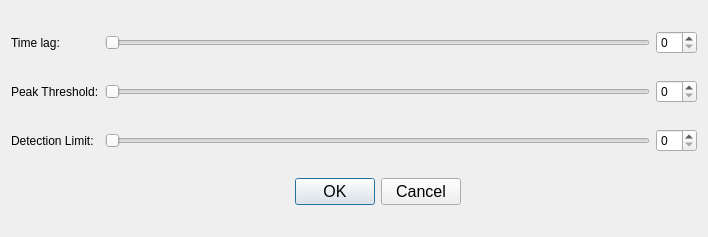
<?xml version="1.0" encoding="UTF-8"?>
<ui version="4.0">
 <class>advanceddialog</class>
 <widget class="QDialog" name="advanceddialog">
  <property name="geometry">
   <rect>
    <x>0</x>
    <y>0</y>
    <width>708</width>
    <height>237</height>
   </rect>
  </property>
  <property name="windowTitle">
   <string>Dialog</string>
  </property>
  <layout class="QGridLayout" name="gridLayout">
   <item row="2" column="0">
    <widget class="QLabel" name="label">
     <property name="text">
      <string>Time lag:</string>
     </property>
    </widget>
   </item>
   <item row="6" column="0">
    <widget class="QLabel" name="label_3">
     <property name="text">
      <string>Detection Limit:</string>
     </property>
    </widget>
   </item>
   <item row="8" column="1">
    <widget class="QDialogButtonBox" name="buttonBox">
     <property name="font">
      <font>
       <pointsize>12</pointsize>
      </font>
     </property>
     <property name="autoFillBackground">
      <bool>true</bool>
     </property>
     <property name="orientation">
      <enum>Qt::Horizontal</enum>
     </property>
     <property name="standardButtons">
      <set>QDialogButtonBox::Cancel|QDialogButtonBox::Ok</set>
     </property>
     <property name="centerButtons">
      <bool>true</bool>
     </property>
    </widget>
   </item>
   <item row="4" column="3">
    <widget class="QSpinBox" name="spinBox_2"/>
   </item>
   <item row="2" column="3">
    <widget class="QSpinBox" name="spinBox"/>
   </item>
   <item row="6" column="3">
    <widget class="QSpinBox" name="spinBox_3"/>
   </item>
   <item row="4" column="0">
    <widget class="QLabel" name="label_2">
     <property name="text">
      <string>Peak Threshold:</string>
     </property>
    </widget>
   </item>
   <item row="4" column="1">
    <widget class="QSlider" name="horizontalSlider_2">
     <property name="orientation">
      <enum>Qt::Horizontal</enum>
     </property>
    </widget>
   </item>
   <item row="2" column="1">
    <widget class="QSlider" name="horizontalSlider">
     <property name="orientation">
      <enum>Qt::Horizontal</enum>
     </property>
     <property name="tickPosition">
      <enum>QSlider::NoTicks</enum>
     </property>
    </widget>
   </item>
   <item row="6" column="1">
    <widget class="QSlider" name="horizontalSlider_3">
     <property name="orientation">
      <enum>Qt::Horizontal</enum>
     </property>
    </widget>
   </item>
  </layout>
 </widget>
 <resources/>
 <connections>
  <connection>
   <sender>buttonBox</sender>
   <signal>accepted()</signal>
   <receiver>advanceddialog</receiver>
   <slot>accept()</slot>
   <hints>
    <hint type="sourcelabel">
     <x>310</x>
     <y>191</y>
    </hint>
    <hint type="destinationlabel">
     <x>157</x>
     <y>236</y>
    </hint>
   </hints>
  </connection>
  <connection>
   <sender>buttonBox</sender>
   <signal>rejected()</signal>
   <receiver>advanceddialog</receiver>
   <slot>reject()</slot>
   <hints>
    <hint type="sourcelabel">
     <x>378</x>
     <y>197</y>
    </hint>
    <hint type="destinationlabel">
     <x>286</x>
     <y>236</y>
    </hint>
   </hints>
  </connection>
  <connection>
   <sender>horizontalSlider</sender>
   <signal>sliderMoved(int)</signal>
   <receiver>spinBox</receiver>
   <slot>setValue(int)</slot>
   <hints>
    <hint type="sourcelabel">
     <x>285</x>
     <y>38</y>
    </hint>
    <hint type="destinationlabel">
     <x>675</x>
     <y>131</y>
    </hint>
   </hints>
  </connection>
  <connection>
   <sender>horizontalSlider_2</sender>
   <signal>sliderMoved(int)</signal>
   <receiver>spinBox_2</receiver>
   <slot>setValue(int)</slot>
   <hints>
    <hint type="sourcelabel">
     <x>629</x>
     <y>139</y>
    </hint>
    <hint type="destinationlabel">
     <x>692</x>
     <y>91</y>
    </hint>
   </hints>
  </connection>
  <connection>
   <sender>horizontalSlider_3</sender>
   <signal>sliderMoved(int)</signal>
   <receiver>spinBox_3</receiver>
   <slot>setValue(int)</slot>
   <hints>
    <hint type="sourcelabel">
     <x>641</x>
     <y>89</y>
    </hint>
    <hint type="destinationlabel">
     <x>689</x>
     <y>43</y>
    </hint>
   </hints>
  </connection>
  <connection>
   <sender>spinBox</sender>
   <signal>valueChanged(int)</signal>
   <receiver>horizontalSlider</receiver>
   <slot>setValue(int)</slot>
   <hints>
    <hint type="sourcelabel">
     <x>672</x>
     <y>34</y>
    </hint>
    <hint type="destinationlabel">
     <x>636</x>
     <y>36</y>
    </hint>
   </hints>
  </connection>
  <connection>
   <sender>spinBox_2</sender>
   <signal>valueChanged(int)</signal>
   <receiver>horizontalSlider_2</receiver>
   <slot>setValue(int)</slot>
   <hints>
    <hint type="sourcelabel">
     <x>666</x>
     <y>90</y>
    </hint>
    <hint type="destinationlabel">
     <x>647</x>
     <y>91</y>
    </hint>
   </hints>
  </connection>
  <connection>
   <sender>spinBox_3</sender>
   <signal>valueChanged(int)</signal>
   <receiver>horizontalSlider_3</receiver>
   <slot>setValue(int)</slot>
   <hints>
    <hint type="sourcelabel">
     <x>668</x>
     <y>138</y>
    </hint>
    <hint type="destinationlabel">
     <x>650</x>
     <y>138</y>
    </hint>
   </hints>
  </connection>
 </connections>
</ui>
